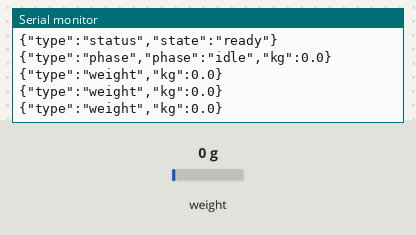
The sketch below on a simulated ESP32. Shown: the last lines printed to the serial monitor. The test bench sets the inputs (shaded band); at power-on: weight on the scale 0 g.

Above: at 2.0 s.
2.1 s: weight on the scale set to 3750 g
At 2.6 s:
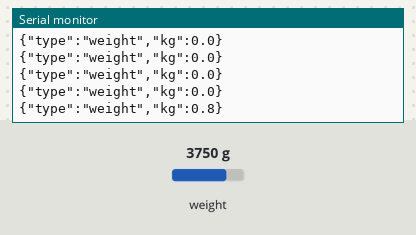
5.1 s: weight on the scale set to 100 g
At 5.17 s:
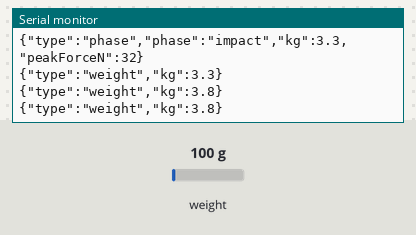
6.7 s: weight on the scale set to 4900 g
At 12.7 s:
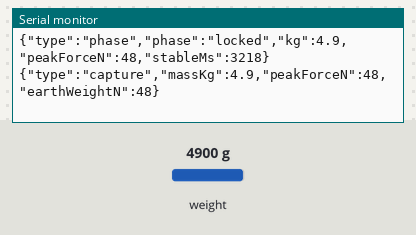
Timing chart, 0 to 14.2 s (numbered marks = the images above; inputs shaded):
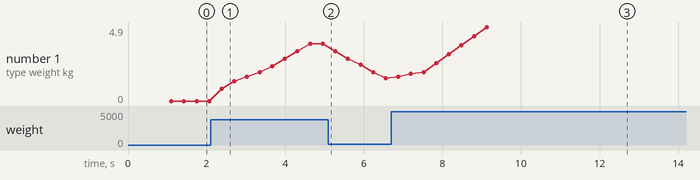

The sketch:

gravity_scale.ino
```cpp
/**
 * Open Gravity — ESP32 + HX711 load cell
 *
 * Libraries (Arduino Library Manager):
 *   - HX711 by Bogdan Necula
 *   - WebSockets by Markus Sattler
 *
 * Wiring:
 *   HX711 VCC  -> 3.3V (or 5V per module)
 *   HX711 GND  -> GND
 *   HX711 DT   -> GPIO 16 (DOUT)
 *   HX711 SCK  -> GPIO 17 (SCK)
 *
 * WiFi AP: OpenGravity-Scale  (password: opengravity)
 * WebSocket: ws://192.168.4.1:81/
 */

#include <WiFi.h>
#include <WebSocketsServer.h>
#include <HX711.h>

// —— Config ——
#define DOUT_PIN 16
#define SCK_PIN 17

#define WIFI_SSID "OpenGravity-Scale"
#define WIFI_PASS "opengravity"
#define WS_PORT 81

#define STABLE_TIME_MS 3000
#define STABLE_DELTA_KG 0.3
#define IMPACT_WINDOW_MS 800
#define EMPTY_THRESHOLD_KG 3.0
#define MASS_MIN_KG 1.0
#define MASS_MAX_KG 300.0
#define EARTH_G 9.81f

#define FILTER_SIZE 8

HX711 scale;
WebSocketsServer webSocket(WS_PORT);

enum Phase { PHASE_IDLE, PHASE_IMPACT, PHASE_STANDING, PHASE_LOCKED };

Phase phase = PHASE_IDLE;
float peakForceN = 0;
float peakKg = 0;
unsigned long phaseStartMs = 0;
unsigned long stableStartMs = 0;
unsigned long lastBroadcastMs = 0;
float filterBuf[FILTER_SIZE];
int filterIdx = 0;
bool filterFull = false;

float readFilteredKg() {
  if (!scale.is_ready()) return 0;
  float raw = scale.get_units(3);
  filterBuf[filterIdx] = raw;
  filterIdx = (filterIdx + 1) % FILTER_SIZE;
  if (filterIdx == 0) filterFull = true;

  int count = filterFull ? FILTER_SIZE : filterIdx;
  if (count == 0) return raw;

  float sum = 0;
  for (int i = 0; i < count; i++) sum += filterBuf[i];
  return sum / count;
}

void broadcastJson(const String& json) {
  webSocket.broadcastTXT(json);
  Serial.println(json);
}

void sendPhase(const char* p, float kg, float peak, unsigned long stableMs) {
  String json = "{\"type\":\"phase\",\"phase\":\"" + String(p) + "\"";
  json += ",\"kg\":" + String(kg, 1);
  if (peak > 0) json += ",\"peakForceN\":" + String(peak, 0);
  if (stableMs > 0) json += ",\"stableMs\":" + String(stableMs);
  json += "}";
  broadcastJson(json);
}

void sendCapture(float massKg, float peakN) {
  String json = "{\"type\":\"capture\",\"massKg\":" + String(massKg, 1);
  json += ",\"peakForceN\":" + String(peakN, 0);
  json += ",\"earthWeightN\":" + String(massKg * EARTH_G, 0);
  json += "}";
  broadcastJson(json);
}

void resetPhase() {
  phase = PHASE_IDLE;
  peakForceN = 0;
  peakKg = 0;
  stableStartMs = 0;
  sendPhase("idle", 0, 0, 0);
}

void webSocketEvent(uint8_t num, WStype_t type, uint8_t* payload, size_t length) {
  if (type != WStype_TEXT) return;

  String msg = String((char*)payload);
  if (msg.indexOf("\"tare\"") >= 0) {
    scale.tare(FILTER_SIZE);
    resetPhase();
    broadcastJson("{\"type\":\"status\",\"state\":\"tared\"}");
  } else if (msg.indexOf("\"reset\"") >= 0) {
    resetPhase();
  }
}

void setup() {
  Serial.begin(115200);

  scale.begin(DOUT_PIN, SCK_PIN);
  scale.set_scale(-7050.0f);  // CALIBRATE: adjust after tare with known mass
  scale.tare(FILTER_SIZE);

  WiFi.softAP(WIFI_SSID, WIFI_PASS);
  Serial.print("AP IP: ");
  Serial.println(WiFi.softAPIP());

  webSocket.begin();
  webSocket.onEvent(webSocketEvent);

  broadcastJson("{\"type\":\"status\",\"state\":\"ready\"}");
  sendPhase("idle", 0, 0, 0);
}

static float lastKg = 0;

void loop() {
  webSocket.loop();

  float kg = readFilteredKg();
  float forceN = kg * EARTH_G;
  unsigned long now = millis();

  // Peak tracking during impact
  if (forceN > peakForceN) {
    peakForceN = forceN;
    peakKg = kg;
  }

  switch (phase) {
    case PHASE_IDLE:
      if (kg > EMPTY_THRESHOLD_KG) {
        phase = PHASE_IMPACT;
        phaseStartMs = now;
        peakForceN = forceN;
        peakKg = kg;
        sendPhase("impact", kg, peakForceN, 0);
      }
      break;

    case PHASE_IMPACT:
      if (kg < EMPTY_THRESHOLD_KG) {
        resetPhase();
        break;
      }
      if (now - phaseStartMs > IMPACT_WINDOW_MS) {
        phase = PHASE_STANDING;
        stableStartMs = now;
        lastKg = kg;
        sendPhase("standing", kg, peakForceN, 0);
      }
      break;

    case PHASE_STANDING: {
      if (kg < EMPTY_THRESHOLD_KG) {
        resetPhase();
        break;
      }
      float delta = fabs(kg - lastKg);
      if (delta > STABLE_DELTA_KG) {
        stableStartMs = now;
        lastKg = kg;
      }
      unsigned long stableMs = now - stableStartMs;
      if (now - lastBroadcastMs > 200) {
        sendPhase("standing", kg, peakForceN, stableMs);
        lastBroadcastMs = now;
      }
      if (stableMs >= STABLE_TIME_MS && kg >= MASS_MIN_KG && kg <= MASS_MAX_KG) {
        phase = PHASE_LOCKED;
        sendPhase("locked", kg, peakForceN, stableMs);
        sendCapture(kg, peakForceN);
      }
      break;
    }

    case PHASE_LOCKED:
      if (kg < EMPTY_THRESHOLD_KG) {
        resetPhase();
      }
      break;
  }

  // Live weight stream (~5 Hz)
  if (now - lastBroadcastMs > 200 && phase != PHASE_LOCKED) {
    String w = "{\"type\":\"weight\",\"kg\":" + String(kg, 1) + "}";
    broadcastJson(w);
    lastBroadcastMs = now;
  }

  delay(20);
}
```

Measured:
- after the input at 2.1 s, the serial monitor: prints a new line after 0.29 s (image 1)
- after the input at 6.7 s, the serial monitor: prints a new line after 0.18 s (image 3)
- plotted number 1: 0 → 3.8 after the input at 2.1 s, 3.8 → 1.5 after the input at 5.1 s, 1.5 → 4.9 after the input at 6.7 s
